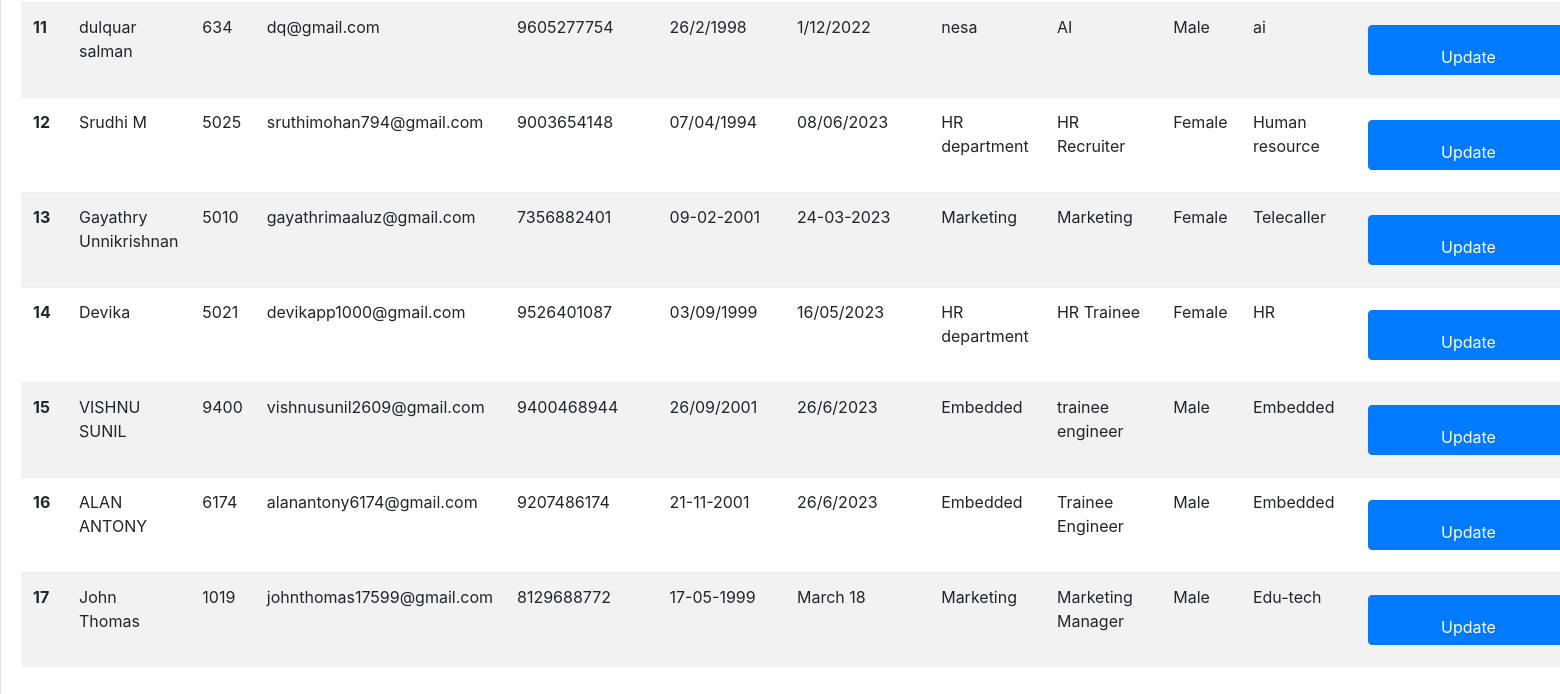
The app's page /employee_view/ (lower part), older data.
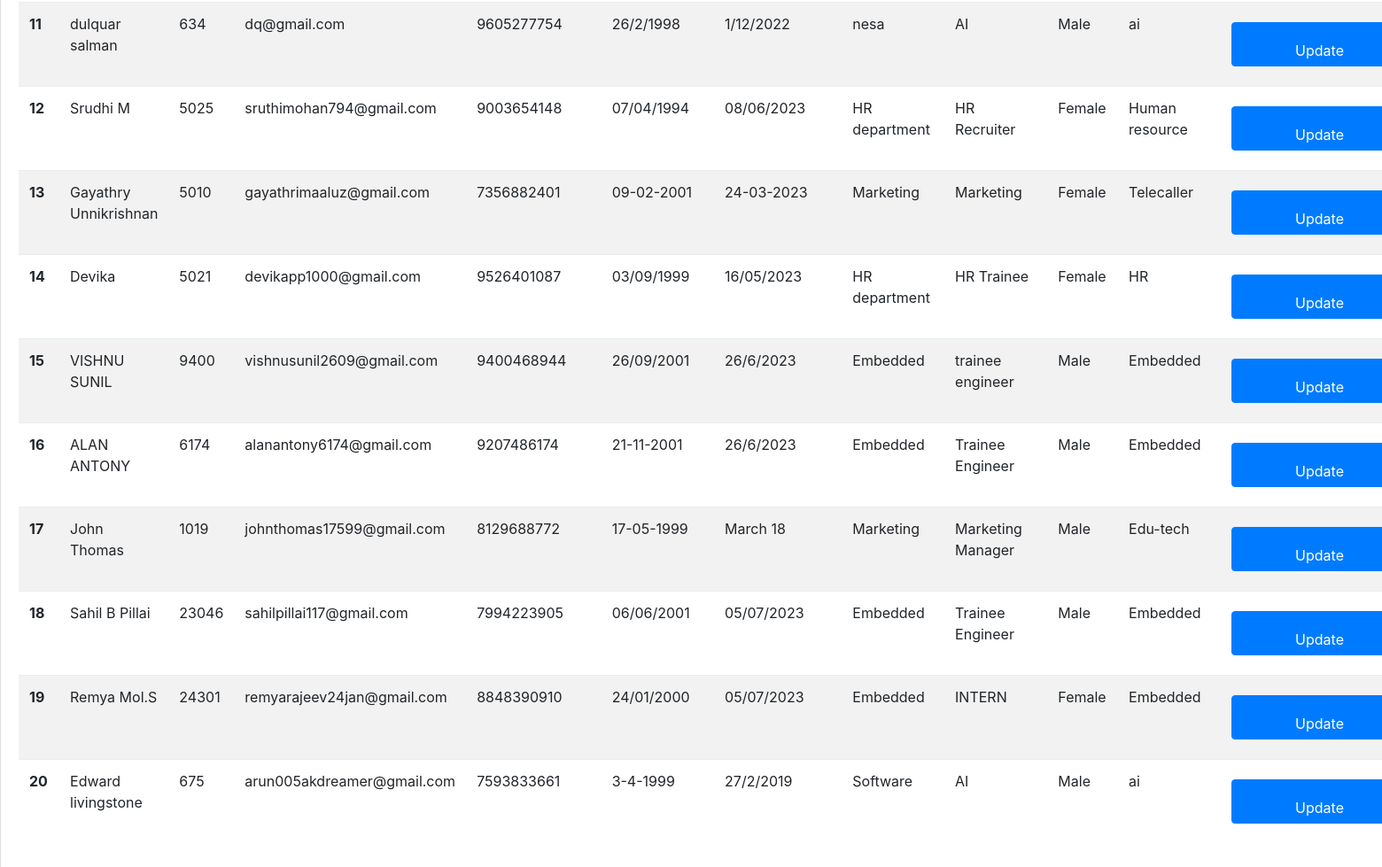
The same page, newer data.
### app/models.py (models this page shows, shortened)
class Employee(models.Model):
	user = models.OneToOneField(Login, on_delete=models.CASCADE, related_name='user')
	id = models.CharField(primary_key=True, max_length=10)
	name=models.CharField(max_length=50)
	contact_number = models.CharField(max_length=50)
	date_of_birth = models.CharField(max_length=50)
	date_of_joining = models.CharField(max_length=50)
	department = models.CharField(max_length=50)
	designation = models.CharField(max_length=50)
	gender = models.CharField(max_length=50, choices=sex_choice)
	team = models.CharField(max_length=50)

class Login(AbstractUser):
	is_user=models.BooleanField(default=False)
	email=models.EmailField(max_length=255,unique=True)
	USERNAME_FIELD ='email'
	REQUIRED_FIELDS = ['username']

### app/views.py (the view)
# urls.py: path('employee_view/', views.employee_view, name='employee_view'),
def employee_view(request):
    n = Employee.objects.all()
    userFilter = EmployeeFilter(request.GET, queryset=n)
    n = userFilter.qs
    context = {
        'employee': n,
        'userFilter': userFilter,
    }
    return render(request, 'admintemp/user.html', context)

### app/templates/admintemp/user.html (shortened to what this page needs)
{% extends 'base.html' %}
{% block content %}
<div>
    <div class="card">
        <br>
        <br>
        <div class="card-body" >
            <table class="table table-striped">
                <tbody>
                {% for n in employee %}
                <tr>
                    <th scope="row">{{forloop.counter}}</th>
                    <td>{{n.name}}</td>
                    <td>{{n.id}}</td>
                    <td>{{n.user}}</td>
                    <td>{{n.contact_number}}</td>
                    <td>{{n.date_of_birth}}</td>
                    <td>{{n.date_of_joining}}</td>
                    <td>{{n.department}}</td>
                    <td>{{n.designation}}</td>
                    <td>{{n.gender}}</td>
                    <td>{{n.team}}</td>
                    <td><a href="{% url 'employee_update' n.id %}">
                        <button type="button" class="btn btn-primary">Update</button>
                    </a></td>
                </tr>
                {% empty %}
                <tr>
                    <td colspan="9"><h3>No Results Found</h3></td>
                </tr>
                {% endfor %}
                </tbody>
            </table>
        </div>
    </div>
</div>
{% endblock %}

Row changes from the older to the newer data that the page shows:
added Employee: name "Sahil B Pillai", id "23046", user "sahilpillai117@gmail.com", contact_number "7994223905", date_of_birth "06/06/2001", date_of_joining "05/07/2023", department "Embedded", designation "Trainee Engineer", gender "Male", team "Embedded"
added Employee: name "Remya Mol.S", id "24301", user "remyarajeev24jan@gmail.com", contact_number "8848390910", date_of_birth "24/01/2000", date_of_joining "05/07/2023", department "Embedded", designation "INTERN", gender "Female", team "Embedded"
added Employee: name "Edward livingstone", id "675", user "arun005akdreamer@gmail.com", contact_number "7593833661", date_of_birth "3-4-1999", date_of_joining "27/2/2019", department "Software", designation "AI", gender "Male", team "ai"
